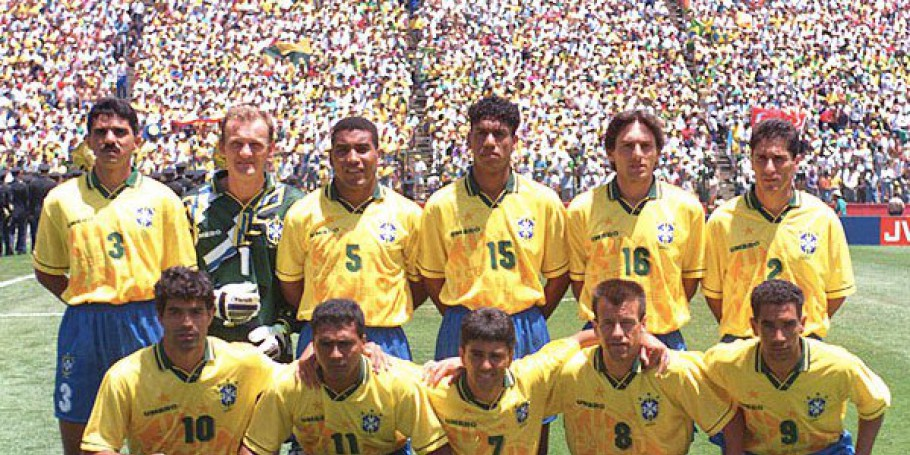
#> input picture pattern-recognition/atividade-03/Selecao.jpeg, 910 x 455 px
$ jupyter execute main.ipynb   (shell and % lines are left out)
#> lines starting #> are read from the running program, lines starting #| are printed output that depends on the picture; after the words box and inside, x2 and y2 are one past the last pixel; in counts of white or black regions, pixels touching at a corner belong together
[cell 1]
import numpy as np
import cv2
import matplotlib.pyplot as plt

[cell 2]
imagem = cv2.imread('Selecao.jpeg')
#> imagem is the input picture: shape (455, 910, 3); mean B, G, R 118.3, 149.2, 168.1

[cell 3]
imagemGray = cv2.cvtColor(imagem, cv2.COLOR_BGR2GRAY)
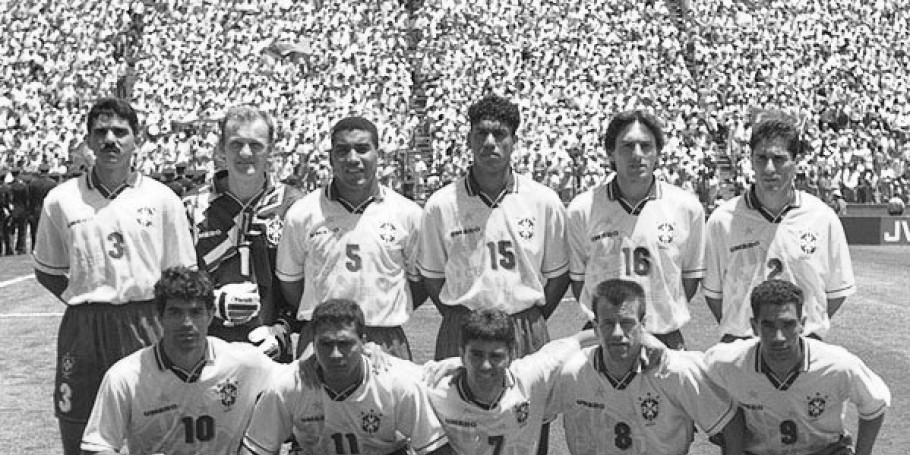
#> imagemGray: shape (455, 910); min 1, max 255, mean 151.4
face_frontal = cv2.CascadeClassifier('haarcascade_frontalface_default.xml')
face_recon = face_frontal.detectMultiScale(imagemGray, scaleFactor=1.3, minNeighbors=3)
#> face_recon = [[81, 110, 57, 57], [461, 111, 58, 58], [221, 124, 53, 53], [608, 124, 58, 58], [324, 128, 57, 57], [743, 139, 53, 53], [159, 294, 53, 53], [588, 300, 61, 61], [749, 305, 59, 59], [306, 322, 60, 60], [459, 336, 55, 55]]
# também é possível passa rum tamanho mínimo para o tamanho dos retangulos
# minSize=(50, 50)

[cell 4]
for(x, y, w, h) in face_recon:
    cv2.rectangle(imagem, (x, y), (x+w, y+h), (0, 255, 0), 4)
#> this loop made 11 passes
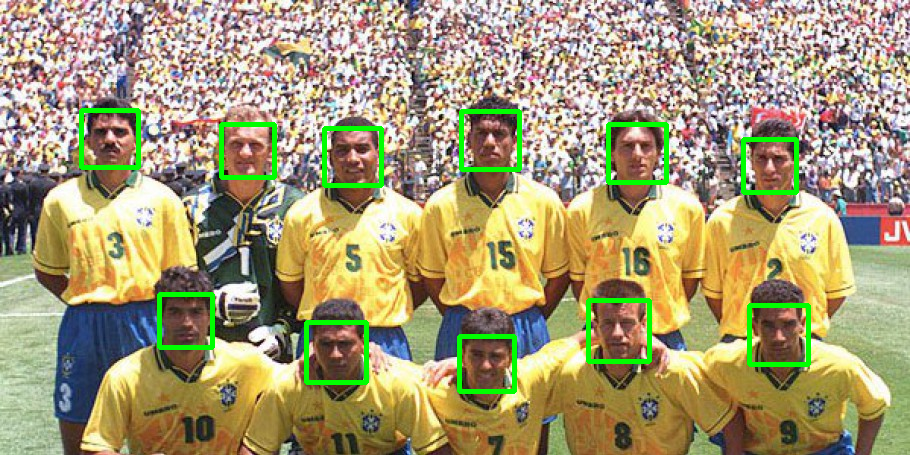
#> imagem: shape (455, 910, 3); 2.98% of pixels changed, all inside (x1, y1, x2, y2) = (79, 108, 811, 394)

[cell 5]
plt.imshow(cv2.cvtColor(imagem, cv2.COLOR_BGR2RGB))
plt.title('Isso é seleção')
plt.axis('off')
plt.show()
